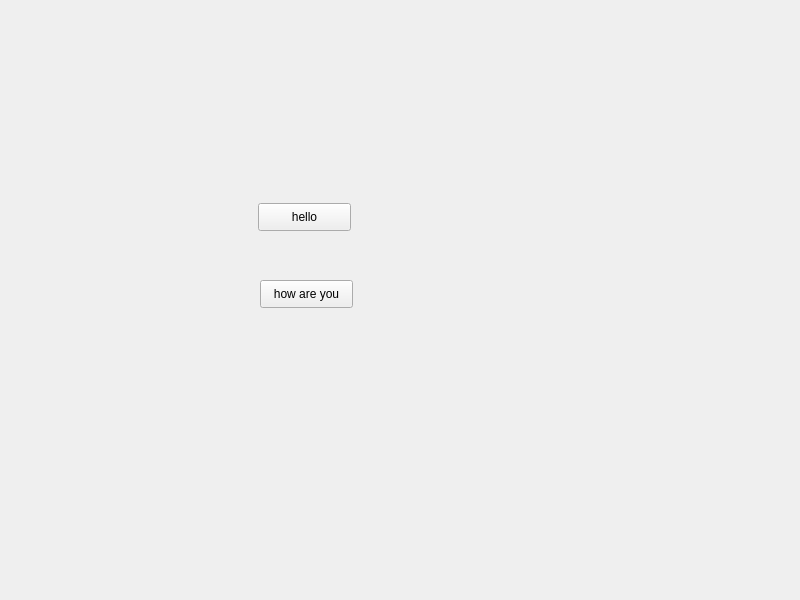
<?xml version="1.0" encoding="UTF-8"?>
<ui version="4.0">
 <class>Widget</class>
 <widget class="QWidget" name="Widget">
  <property name="geometry">
   <rect>
    <x>0</x>
    <y>0</y>
    <width>800</width>
    <height>600</height>
   </rect>
  </property>
  <property name="windowTitle">
   <string>Widget</string>
  </property>
  <widget class="QPushButton" name="hello">
   <property name="geometry">
    <rect>
     <x>258</x>
     <y>203</y>
     <width>93</width>
     <height>28</height>
    </rect>
   </property>
   <property name="text">
    <string>hello</string>
   </property>
  </widget>
  <widget class="QPushButton" name="howAreYou">
   <property name="geometry">
    <rect>
     <x>260</x>
     <y>280</y>
     <width>93</width>
     <height>28</height>
    </rect>
   </property>
   <property name="text">
    <string>how are you</string>
   </property>
  </widget>
 </widget>
 <resources/>
 <connections/>
</ui>
